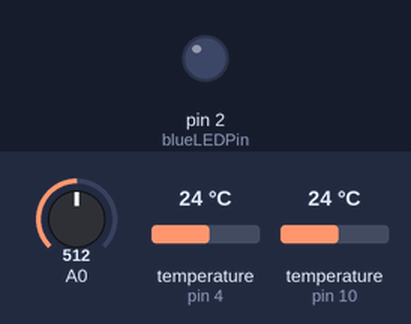
The sketch below on a simulated Arduino Mega 2560, built with avr-gcc and run on an emulated ATmega2560. Shown: output pins drawn as LEDs (lit = HIGH). The inputs (shaded band) are chosen by the test bench; at power-on: A0 = 512, temperature (sensors on pin 4, pin 10) 24 °C. Pins used as bus, display or sensor lines are not drawn.

Above: at 0.5 s.
At 2.2 s:
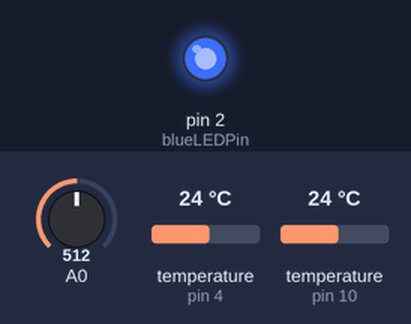
Timing chart, 0 to 6.6 s (numbered marks = the images above):
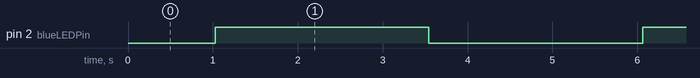

The sketch:

oneWireTest.ino
```cpp
#include <OneWire.h>
const int blueLEDPin = 2;
boolean blueLED = true;

const int oneWirePin1 = 10;
const int oneWirePowerPin1 = 11;
byte oneWireChipType1;
byte oneWireAddress1[8];
float celsius1;

const int oneWirePin2 = 4;
const int oneWirePowerPin2 = 5;
byte oneWireChipType2;
byte oneWireAddress2[8];
float celsius2;

OneWire  oneWire1(oneWirePin1);
OneWire  oneWire2(oneWirePin2);

void setup(void)
{
  pinMode(blueLEDPin, OUTPUT);
  pinMode(A0, INPUT);

  oneWireChipType1 = initOneWireTemperatureProbe(oneWirePowerPin1, oneWireAddress1, &oneWire1);
  oneWireChipType2 = initOneWireTemperatureProbe(oneWirePowerPin2, oneWireAddress2, &oneWire2);

  Serial1.begin(9600);

}

void loop(void)
{
  delay(1000);
  digitalWrite(blueLEDPin, blueLED);
  blueLED = !blueLED;
  Serial1.println("Booger2");

  celsius1 = getOneWireTemperature(&oneWire1, oneWireAddress1, oneWireChipType1);
  celsius2 = getOneWireTemperature(&oneWire2, oneWireAddress2, oneWireChipType2);

  Serial1.print(celsius1);
  Serial1.print(" ");
  Serial1.println(celsius2);
  Serial1.println(analogRead(A0));
}

float getOneWireTemperature(OneWire* ow, byte* addr, byte chipType)
{
  byte i;
  byte data[12];
  float celsius;
  ow->reset();
  ow->select(addr);
  ow->write(0x44, 1);        // start conversion, with parasite power on at the end

  delay(750);     // maybe 750ms is enough, maybe not

  ow->reset();
  ow->select(addr);
  ow->write(0xBE);         // Read Scratchpad

  for ( i = 0; i < 9; i++) data[i] = ow->read();
  int16_t raw = (data[1] << 8) | data[0];
  if (chipType)
  {
    raw = raw << 3; // 9 bit resolution default
    if (data[7] == 0x10)  raw = (raw & 0xFFF0) + 12 - data[6];
  }
  else
  {
    byte cfg = (data[4] & 0x60);
    if (cfg == 0x00) raw = raw & ~7;  // 9 bit resolution, 93.75 ms
    else if (cfg == 0x20) raw = raw & ~3; // 10 bit res, 187.5 ms
    else if (cfg == 0x40) raw = raw & ~1; // 11 bit res, 375 ms
  }
  celsius = (float)raw / 16.0;
  return celsius;

}

byte initOneWireTemperatureProbe(int powerPin, byte* addr, OneWire* ow)
{
  byte type_s = 0;
  pinMode(powerPin, OUTPUT);
  digitalWrite(powerPin, HIGH);
  if ( !ow->search(addr))
  {
    ow->reset_search();
    delay(250);
    return 0;
  }

  // the first ROM byte indicates which chip
  switch (addr[0])
  {
    case 0x10:
      type_s = 1;
      break;
    case 0x28:
      type_s = 0;
      break;
    case 0x22:
      type_s = 0;
      break;
    default:
      return 0;
  }
  return type_s;
}
```

Measured:
- by itself, pin 2 (blueLEDPin): alternates HIGH for 2.5 s and LOW for 2.5 s
